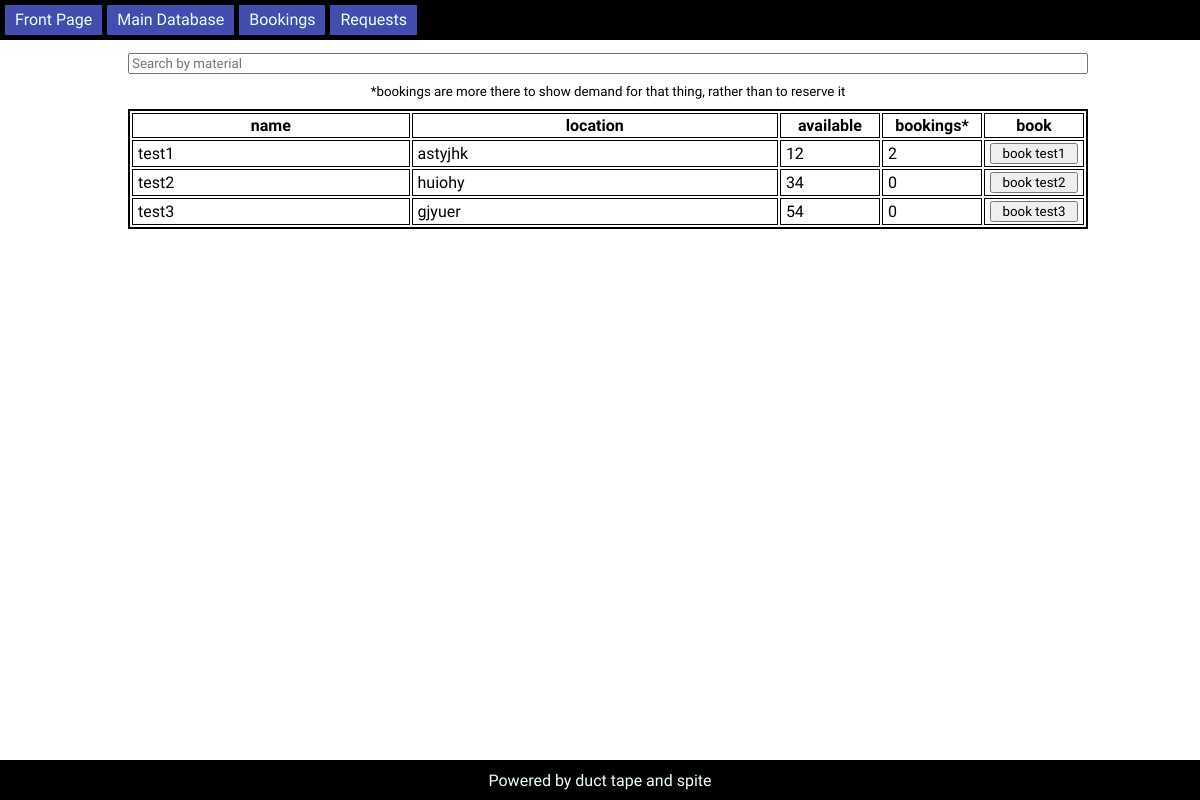
Page /db/ on the earlier database version.
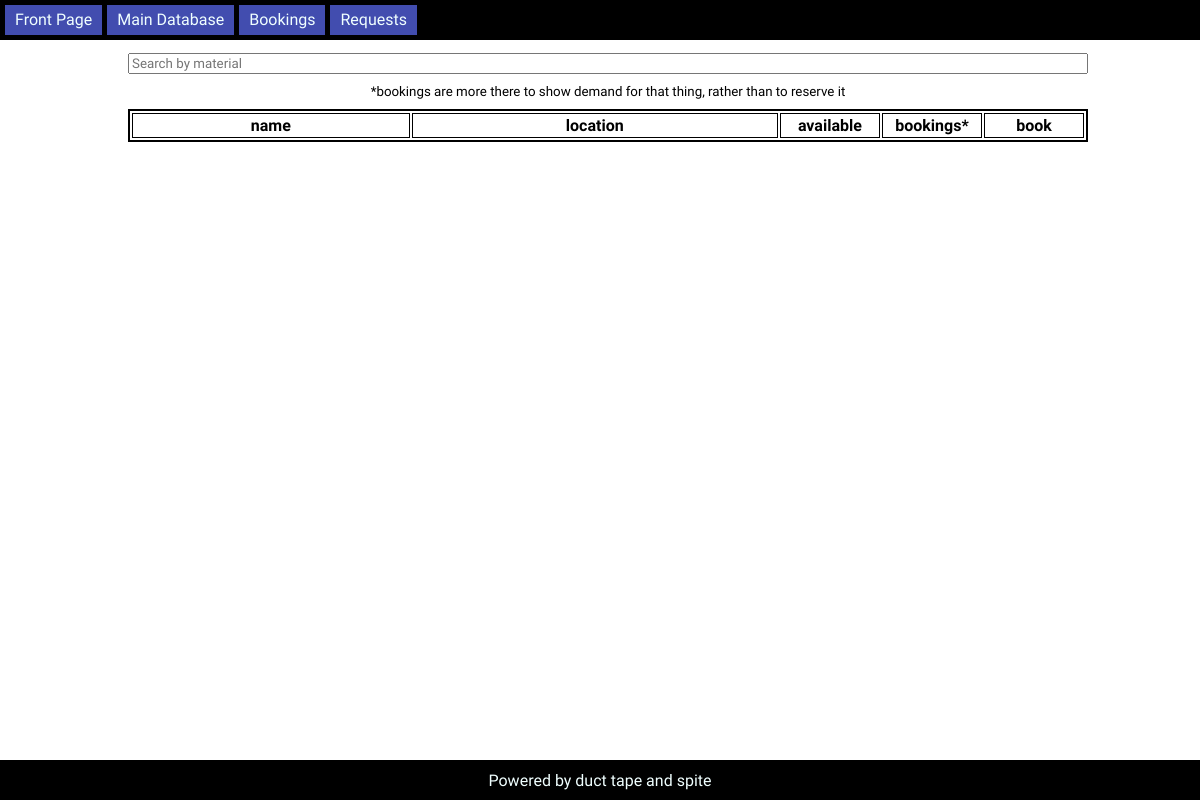
Same page on the later database version.
### main.py (models this page shows)
class Entry(db.Model):
    id: Mapped[int] = mapped_column(primary_key=True)
    name: Mapped[str] = mapped_column(unique=True)
    locationText: Mapped[str] = mapped_column() # text description for the entry's location
    locationImg: Mapped[str] = mapped_column() # url for the image to display on hover
    available: Mapped[int] = mapped_column() # tracks available instances of the entry
    booked: Mapped[int] = mapped_column() # tracks booked instances of the entry

### main.py (the view)
@app.route("/db/")
def lookup():
    data: list[Entry] = db.session.execute(db.select(Entry).order_by(Entry.name)).scalars().all()
    return render_template('dbTemplate.html', data=[[entry.name, entry.locationText, entry.locationImg, entry.available, entry.booked] for entry in data])

### templates/dbTemplate.html (shortened to what this page needs)
<!doctype html>
<head>
    <link rel="stylesheet" href="/static/styling.css">
      {% from 'macros.html' import navbar %}
    </head>
    <body>
      {{ navbar() }}
    <div class="container">
        <div class="inner">
            <div class="dbLookup">
                <input type="text" id="searchTerms" onkeyup="sortTable('searchTerms', 'data')" placeholder="Search by material">
                <small class="center-text">&#42;bookings are more there to show demand for that thing, rather than to reserve it</small>
                <table id="data">
                    <tr>
                        <th style="width: 30%;">name</th>
                        <th style="width: 40%;">location</th>
                        <th style="width: 10%;">available</th>
                        <th style="width: 10%;">bookings&#42;</th>
                        <th style="width: 10%;">book</th>
                    </tr>
                    {% for a in data: %}
                    <tr>
                        <td>{{a[0]}}</td>
                        <td class="hoverImg" style="--img: url({{ a[2] }})">{{a[1]}}</td>
                        <td>{{a[3]}}</td>
                        <td>{{a[4]}}</td>
                        <td><button onclick="document.location.href='/book/{{ a[0] }}'">book {{a[0]}}</button></td>
                    </tr>
                    {% endfor %}
                </table>
            </div>
            <div class="footer">
                <p>Powered by duct tape and spite</p>
            </div>
        </div>
    </div>
</body>

### templates/macros.html
{% macro navbar() %}
  <div class="navbar">
    <a href="/">Front Page</a>
    <a href="/db/">Main Database</a>
    <a href="/db/bookings">Bookings</a>
    <a href="/db/requests">Requests</a>
  </div>
{% endmacro %}

### static/styling.css (style rules this page uses)
* { font-family: "Public Sans", sans-serif; font-optical-sizing: auto; font-weight: 400; font-style: normal; }
body { box-sizing: border-box; margin: 0; }
.navbar { position: sticky; box-sizing: border-box; width: 100%; height: 40px; padding: 5px; top: 0; background-color: #000000; display: flex; flex-direction: row; gap: 5px; }
.navbar > a { box-sizing: border-box; height: 30px; line-height: 30px; padding: 0 10px; background-color: #424daf; color: azure; text-decoration: none; text-align: center; font-family: "ADLaM Display"; transition: 0.3s; }
.container { width: 100%; height: calc(100vh - 40px); overflow-y: scroll; overflow-x: hidden; }
.container > .inner { min-height: calc(100vh - 40px); width: 100%; display: flex; flex-direction: column; justify-content: space-between; overflow: hidden; }
.container > .inner > * { margin: 8px; left: 8px; right: 8px; }
.footer { box-sizing: border-box; width: 100%; height: 5vh; bottom: 0; background-color: #000000; align-self: flex-end; display: flex; flex-direction: row; gap: 5px; }
.footer > p { color: azure; margin:auto; }
.container > .inner > .footer { margin: 0px; left: 0px; right: 0px; }
.dbLookup { min-height: 85vh; width: 100%; display: flex; flex-direction: column; justify-content: flex-start; }
#data, #searchTerms { box-sizing: border-box; margin: auto; margin-top: 5px; margin-bottom: 5px; width: 80%; }
#data { border: 2px solid #000000; table-layout: fixed; }
#searchTerms { display: block; }
td, th { border: 1px solid #000000; padding: 2px 5px; }
th { font-weight: 600; }
small { font-weight: 200; }
.center-text { margin: 5px auto; text-align: center; }

Differences in the rows shown:
removed Entry: name "test1", locationText "astyjhk", available "12", booked "2"
removed Entry: name "test2", locationText "huiohy", available "34", booked "0"
removed Entry: name "test3", locationText "gjyuer", available "54", booked "0"
